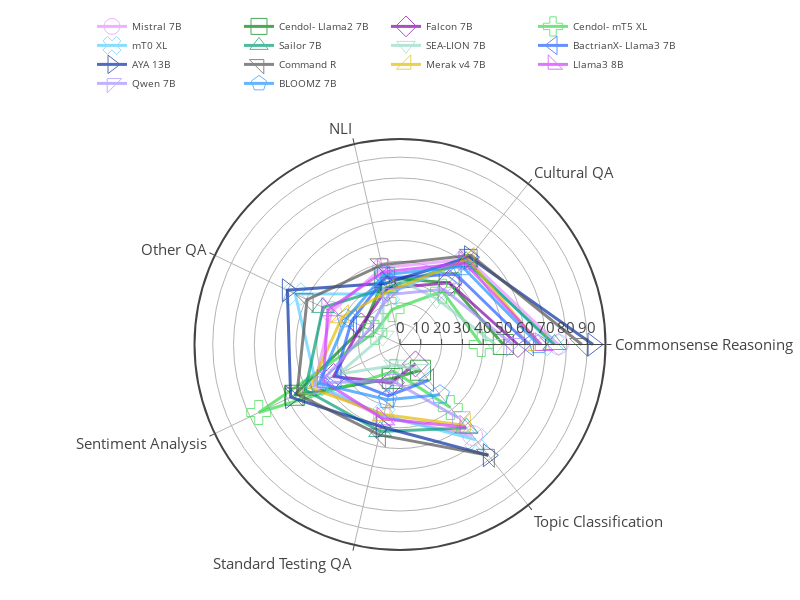

Notebook code cell kept with this figure:
### Markdown cell above
#### Per task

### Code cell
import plotly.express as px

fig = go.Figure()

for i, model in enumerate(df["model"].unique()):
    pdf = df[(df['prompt_lang'] == 'eng') & (df['model'] == model)].groupby(['prompt_lang', 'task'])[['accuracy','macro_f1_score','weighted_f1_score']].mean().reset_index()
    fig.add_trace(go.Scatterpolar(
          r=pdf['weighted_f1_score'],
          theta=pdf["task"].unique(),
          fill='none',
          line=dict(color=model_to_individual_color[model], width=3),
          marker=dict(size=20, symbol=i+100),
          name=model_to_display_name[model],
          opacity=0.7,
    ))

# fig.update_layout(
#     template='plotly_white',
# )

fig.update_layout(
    template='none',
    width=800,
    height=600,
    margin=dict(l=50, r=50, t=50, b=50),
    font_size = 15,
    showlegend = True,
    polar = dict(
      angularaxis = dict(
        linewidth = 2,
        showline=True,
        linecolor='light gray'
      ),
      radialaxis = dict(
        side = "counterclockwise",
        showline = True,
        linewidth = 1,
        gridcolor = "light gray",
        gridwidth = 1,
      ),
    ),
    legend=dict(
        orientation="h",
        yanchor="bottom",
        y=1.1,
        xanchor="right",
        x=0.9,
        font_size=10,
    )
)

fig.write_image('../figures/nlu/weighted_f1_score_per_task.pdf')
fig.show()

### Figure 1 — Plotly figure (JSON) as saved in the notebook; plotly's stock layout.template omitted (floating-point values rounded to 4 significant figures)
{"data": [{"fill": "none", "line": {"color": "#e791ff", "width": 3}, "marker": {"size": 20, "symbol": 100}, "name": "Mistral 7B", "opacity": 0.7, "r": [76.13, 52.49, 37.88, 36.52, 45.67, 35.77, 55.97], "theta": ["Commonsense Reasoning", "Cultural QA", "NLI", "Other QA", "Sentiment Analysis", "Standard Testing QA", "Topic Classification"], "type": "scatterpolar"}, {"fill": "none", "line": {"color": "#018210", "width": 3}, "marker": {"size": 20, "symbol": 101}, "name": "Cendol-\nLlama2 7B", "opacity": 0.7, "r": [49.65, 37.91, 32.99, 19.5, 56.21, 16.74, 15.82], "theta": ["Commonsense Reasoning", "Cultural QA", "NLI", "Other QA", "Sentiment Analysis", "Standard Testing QA", "Topic Classification"], "type": "scatterpolar"}, {"fill": "none", "line": {"color": "#8507a8", "width": 3}, "marker": {"size": 20, "symbol": 102}, "name": "Falcon 7B", "opacity": 0.7, "r": [56.67, 37.99, 27.75, 20.65, 35.45, 18.78, 11.92], "theta": ["Commonsense Reasoning", "Cultural QA", "NLI", "Other QA", "Sentiment Analysis", "Standard Testing QA", "Topic Classification"], "type": "scatterpolar"}, {"fill": "none", "line": {"color": "#37db4a", "width": 3}, "marker": {"size": 20, "symbol": 103}, "name": "Cendol-\nmT5 XL", "opacity": 0.7, "r": [39.04, 32.74, 17.19, 13.41, 75.34, 13.25, 38.78], "theta": ["Commonsense Reasoning", "Cultural QA", "NLI", "Other QA", "Sentiment Analysis", "Standard Testing QA", "Topic Classification"], "type": "scatterpolar"}, {"fill": "none", "line": {"color": "#59d0ff", "width": 3}, "marker": {"size": 20, "symbol": 104}, "name": "mT0 XL", "opacity": 0.7, "r": [73.5, 51.37, 25.06, 55.9, 44.61, 34.98, 58.52], "theta": ["Commonsense Reasoning", "Cultural QA", "NLI", "Other QA", "Sentiment Analysis", "Standard Testing QA", "Topic Classification"], "type": "scatterpolar"}, {"fill": "none", "line": {"color": "#059e73", "width": 3}, "marker": {"size": 20, "symbol": 105}, "name": "Sailor 7B", "opacity": 0.7, "r": [74.28, 50.97, 27.98, 41.08, 50.48, 42.88, 51.26], "theta": ["Commonsense Reasoning", "Cultural QA", "NLI", "Other QA", "Sentiment Analysis", "Standard Testing QA", "Topic Classification"], "type": "scatterpolar"}, {"fill": "none", "line": {"color": "#95dbc7", "width": 3}, "marker": {"size": 20, "symbol": 106}, "name": "SEA-LION\n7B", "opacity": 0.7, "r": [45.84, 28.17, 35.7, 9.23, 33.01, 10.21, 15.43], "theta": ["Commonsense Reasoning", "Cultural QA", "NLI", "Other QA", "Sentiment Analysis", "Standard Testing QA", "Topic Classification"], "type": "scatterpolar"}, {"fill": "none", "line": {"color": "#2660ff", "width": 3}, "marker": {"size": 20, "symbol": 107}, "name": "BactrianX-\nLlama3 7B", "opacity": 0.7, "r": [61.72, 43.23, 32.84, 25.9, 34.18, 25.35, 21.98], "theta": ["Commonsense Reasoning", "Cultural QA", "NLI", "Other QA", "Sentiment Analysis", "Standard Testing QA", "Topic Classification"], "type": "scatterpolar"}, {"fill": "none", "line": {"color": "#052fa3", "width": 3}, "marker": {"size": 20, "symbol": 108}, "name": "AYA 13B", "opacity": 0.7, "r": [92.75, 53.65, 30.21, 60.09, 58.33, 40.53, 68.08], "theta": ["Commonsense Reasoning", "Cultural QA", "NLI", "Other QA", "Sentiment Analysis", "Standard Testing QA", "Topic Classification"], "type": "scatterpolar"}, {"fill": "none", "line": {"color": "#545454", "width": 3}, "marker": {"size": 20, "symbol": 109}, "name": "Command R", "opacity": 0.7, "r": [87.33, 54.79, 39.26, 49.56, 54.95, 44.56, 68.11], "theta": ["Commonsense Reasoning", "Cultural QA", "NLI", "Other QA", "Sentiment Analysis", "Standard Testing QA", "Topic Classification"], "type": "scatterpolar"}, {"fill": "none", "line": {"color": "#e3bd00", "width": 3}, "marker": {"size": 20, "symbol": 110}, "name": "Merak v4 7B", "opacity": 0.7, "r": [67.25, 52.35, 26.13, 30.77, 48.01, 34.49, 49.6], "theta": ["Commonsense Reasoning", "Cultural QA", "NLI", "Other QA", "Sentiment Analysis", "Standard Testing QA", "Topic Classification"], "type": "scatterpolar"}, {"fill": "none", "line": {"color": "#d43bff", "width": 3}, "marker": {"size": 20, "symbol": 111}, "name": "Llama3 8B", "opacity": 0.7, "r": [67.85, 50.02, 35.8, 38.49, 40.86, 36.65, 50.92], "theta": ["Commonsense Reasoning", "Cultural QA", "NLI", "Other QA", "Sentiment Analysis", "Standard Testing QA", "Topic Classification"], "type": "scatterpolar"}, {"fill": "none", "line": {"color": "#a791ff", "width": 3}, "marker": {"size": 20, "symbol": 112}, "name": "Qwen 7B", "opacity": 0.7, "r": [54.1, 33.93, 24.62, 16.51, 42.66, 17.72, 45.03], "theta": ["Commonsense Reasoning", "Cultural QA", "NLI", "Other QA", "Sentiment Analysis", "Standard Testing QA", "Topic Classification"], "type": "scatterpolar"}, {"fill": "none", "line": {"color": "#2693ff", "width": 3}, "marker": {"size": 20, "symbol": 113}, "name": "BLOOMZ 7B", "opacity": 0.7, "r": [66.5, 47.92, 34.38, 28.6, 43.23, 27.19, 30.84], "theta": ["Commonsense Reasoning", "Cultural QA", "NLI", "Other QA", "Sentiment Analysis", "Standard Testing QA", "Topic Classification"], "type": "scatterpolar"}], "layout": {"font": {"size": 15}, "height": 600, "legend": {"font": {"size": 10}, "orientation": "h", "x": 0.9, "xanchor": "right", "y": 1.1, "yanchor": "bottom"}, "margin": {"b": 50, "l": 50, "r": 50, "t": 50}, "polar": {"angularaxis": {"linecolor": "light gray", "linewidth": 2, "showline": true, "type": "category"}, "radialaxis": {"autorange": true, "gridcolor": "light gray", "gridwidth": 1, "linewidth": 1, "range": [0, 98.76], "showline": true, "side": "counterclockwise", "type": "linear"}}, "showlegend": true, "width": 800}}
